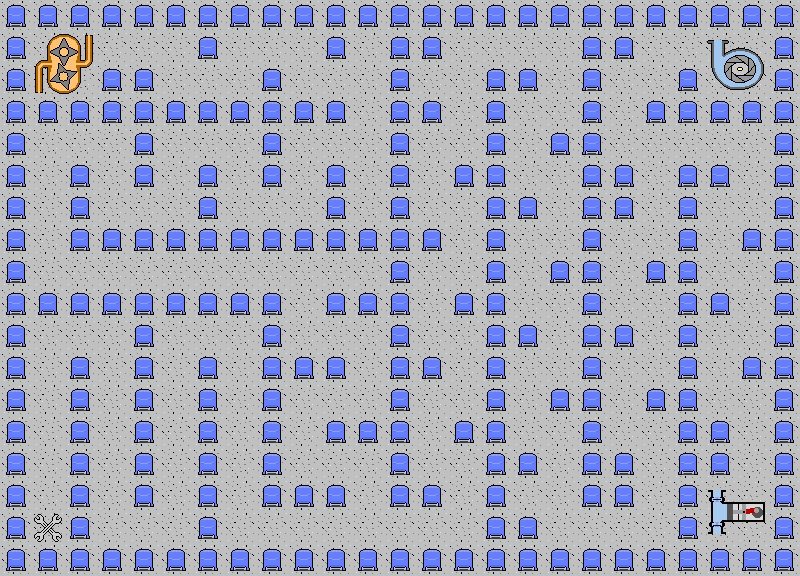

This is a level from a 2D game, rendered from its Tiled map with the project's own tilesets. A one-line summary and the map file follow, with tile-layer data summarised:
An orthogonal 25x18 tile map with 32x32 px tiles, 2 tile layers (Chao, Entidades).

<map version="1.0" orientation="orthogonal" renderorder="right-down" width="25" height="18" tilewidth="32" tileheight="32" nextobjectid="14">
 <tileset firstgid="1" name="MTFG_Fase1" tilewidth="32" tileheight="32" tilecount="100" columns="10">
  <image source="MTFG_Fase1_Tileset.png" width="320" height="320" />
 </tileset>
 <layer name="Chao" width="25" height="18">
  <data>[450 cells, 450 non-empty, 1 distinct tile ids]</data>
 </layer>
 <layer name="Entidades" width="25" height="18">
  <data>[450 cells, 262 non-empty, 14 distinct tile ids]</data>
 </layer>
</map>